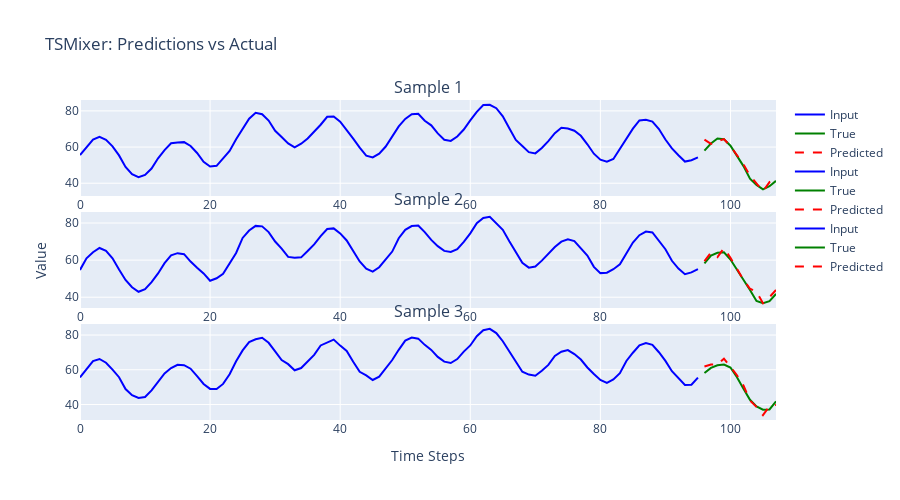

Notebook code for this chart:
### Code cell
# Visualize predictions using KMRPlotter
fig = KMRPlotter.plot_timeseries(
    X=X_test,
    y_true=y_test,
    y_pred=predictions,
    n_samples_to_plot=3,
    feature_idx=0,
    title='TSMixer: Predictions vs Actual'
)
fig.show()

### Figure 1 — Plotly figure (JSON) as saved in the notebook; plotly's stock layout.template omitted (floating-point values rounded to 4 significant figures)
{"data": [{"line": {"color": "blue", "width": 2}, "mode": "lines", "name": "Input", "type": "scatter", "x": [0, 1, 2, 3, 4, 5, 6, 7, 8, 9, 10, 11, 12, 13, 14, 15, 16, 17, 18, 19, 20, 21, 22, 23, 24, 25, 26, 27, 28, 29, 30, 31, 32, 33, 34, 35, 36, 37, 38, 39, 40, 41, 42, 43, 44, 45, 46, 47, 48, 49, 50, 51, 52, 53, 54, 55, 56, 57, 58, 59, 60, 61, 62, 63, 64, 65, 66, 67, 68, 69, 70, 71, 72, 73, 74, 75, 76, 77, 78, 79, 80, 81, 82, 83, 84, 85, 86, 87, 88, 89, 90, 91, 92, 93, 94, 95], "xaxis": "x", "y": [55.54, 59.97, 64.16, 65.61, 64.03, 60.39, 55.38, 49.0, 45.01, 43.4, 44.62, 48.11, 53.77, 58.35, 62.07, 62.53, 62.72, 60.58, 56.72, 51.84, 49.27, 49.61, 53.49, 57.88, 64.35, 70.14, 75.69, 78.94, 78.12, 74.65, 69.0, 65.58, 61.99, 59.85, 61.83, 64.72, 68.46, 72.34, 76.72, 76.87, 74.04, 69.64, 64.69, 59.67, 55.26, 54.3, 56.36, 60.29, 65.67, 71.38, 75.54, 78.12, 78.41, 74.55, 72.0, 67.56, 64.07, 63.41, 65.85, 69.69, 74.73, 79.45, 83.28, 83.36, 81.48, 76.97, 70.34, 63.97, 60.57, 57.16, 56.5, 59.47, 63.3, 67.7, 70.67, 70.24, 69.02, 66.21, 61.53, 56.33, 53.01, 51.97, 53.44, 59.12, 64.37, 70.2, 74.75, 75.06, 74.09, 69.96, 64.15, 59.25, 55.47, 51.97, 52.73, 54.27], "yaxis": "y"}, {"line": {"color": "green", "width": 2}, "mode": "lines", "name": "True", "type": "scatter", "x": [96, 97, 98, 99, 100, 101, 102, 103, 104, 105, 106, 107], "xaxis": "x", "y": [58.01, 61.95, 64.75, 64.3, 60.76, 55.28, 49.47, 42.53, 39.09, 36.62, 38.34, 41.3], "yaxis": "y"}, {"line": {"color": "red", "dash": "dash", "width": 2}, "mode": "lines", "name": "Predicted", "type": "scatter", "x": [96, 97, 98, 99, 100, 101, 102, 103, 104, 105, 106, 107], "xaxis": "x", "y": [64.14, 61.72, 63.25, 64.37, 60.51, 55.26, 50.48, 44.15, 39.82, 35.6, 40.63, 42.03], "yaxis": "y"}, {"line": {"color": "blue", "width": 2}, "mode": "lines", "name": "Input", "type": "scatter", "x": [0, 1, 2, 3, 4, 5, 6, 7, 8, 9, 10, 11, 12, 13, 14, 15, 16, 17, 18, 19, 20, 21, 22, 23, 24, 25, 26, 27, 28, 29, 30, 31, 32, 33, 34, 35, 36, 37, 38, 39, 40, 41, 42, 43, 44, 45, 46, 47, 48, 49, 50, 51, 52, 53, 54, 55, 56, 57, 58, 59, 60, 61, 62, 63, 64, 65, 66, 67, 68, 69, 70, 71, 72, 73, 74, 75, 76, 77, 78, 79, 80, 81, 82, 83, 84, 85, 86, 87, 88, 89, 90, 91, 92, 93, 94, 95], "xaxis": "x2", "y": [54.72, 60.95, 64.23, 66.55, 65.03, 60.95, 54.94, 49.32, 45.37, 42.93, 44.32, 48.17, 52.83, 58.36, 62.6, 63.76, 63.2, 59.23, 55.92, 52.84, 48.87, 50.23, 52.67, 58.2, 63.89, 71.97, 75.98, 78.46, 78.2, 75.12, 70.03, 66.2, 61.74, 61.3, 61.49, 64.89, 68.51, 72.97, 76.73, 77.1, 74.4, 70.59, 65.27, 59.25, 55.33, 53.79, 56.16, 60.35, 64.61, 71.79, 76.32, 78.35, 78.63, 75.08, 70.89, 67.53, 64.99, 64.42, 65.94, 69.88, 74.45, 79.95, 82.68, 83.35, 80.05, 76.35, 70.17, 64.15, 58.51, 55.95, 56.56, 59.72, 63.54, 67.02, 69.95, 71.28, 70.26, 66.18, 62.44, 56.37, 53.0, 53.22, 55.11, 57.78, 63.93, 69.46, 73.45, 75.36, 74.9, 70.11, 65.85, 59.64, 55.43, 52.43, 53.39, 55.15], "yaxis": "y2"}, {"line": {"color": "green", "width": 2}, "mode": "lines", "name": "True", "type": "scatter", "x": [96, 97, 98, 99, 100, 101, 102, 103, 104, 105, 106, 107], "xaxis": "x2", "y": [58.2, 62.42, 63.93, 64.18, 60.32, 55.02, 49.24, 43.89, 37.98, 36.79, 37.83, 41.81], "yaxis": "y2"}, {"line": {"color": "red", "dash": "dash", "width": 2}, "mode": "lines", "name": "Predicted", "type": "scatter", "x": [96, 97, 98, 99, 100, 101, 102, 103, 104, 105, 106, 107], "xaxis": "x2", "y": [59.48, 63.98, 61.64, 66.44, 61.27, 55.62, 49.39, 44.58, 42.86, 36.78, 40.01, 43.93], "yaxis": "y2"}, {"line": {"color": "blue", "width": 2}, "mode": "lines", "name": "Input", "type": "scatter", "x": [0, 1, 2, 3, 4, 5, 6, 7, 8, 9, 10, 11, 12, 13, 14, 15, 16, 17, 18, 19, 20, 21, 22, 23, 24, 25, 26, 27, 28, 29, 30, 31, 32, 33, 34, 35, 36, 37, 38, 39, 40, 41, 42, 43, 44, 45, 46, 47, 48, 49, 50, 51, 52, 53, 54, 55, 56, 57, 58, 59, 60, 61, 62, 63, 64, 65, 66, 67, 68, 69, 70, 71, 72, 73, 74, 75, 76, 77, 78, 79, 80, 81, 82, 83, 84, 85, 86, 87, 88, 89, 90, 91, 92, 93, 94, 95], "xaxis": "x3", "y": [55.58, 60.44, 64.96, 66.23, 64.07, 60.06, 55.72, 48.88, 45.38, 43.74, 44.32, 48.1, 53.08, 57.93, 60.97, 62.89, 62.64, 60.63, 56.29, 51.85, 48.98, 48.86, 51.84, 57.4, 64.88, 71.15, 75.98, 77.55, 78.41, 75.53, 70.61, 65.58, 63.24, 59.73, 60.98, 64.84, 68.61, 74.02, 75.55, 77.4, 73.93, 70.82, 64.59, 58.81, 56.8, 54.11, 56.05, 60.75, 65.62, 71.49, 76.82, 78.56, 77.93, 74.36, 71.47, 67.43, 64.69, 63.88, 66.16, 70.49, 74.01, 79.31, 82.8, 83.61, 81.14, 76.46, 70.64, 64.07, 58.9, 57.22, 56.54, 59.49, 62.82, 67.93, 70.37, 71.38, 69.04, 65.89, 61.32, 57.56, 54.11, 52.49, 54.42, 58.07, 65.09, 69.81, 74.03, 75.34, 74.39, 70.12, 65.1, 59.16, 55.03, 51.24, 51.35, 55.48], "yaxis": "y3"}, {"line": {"color": "green", "width": 2}, "mode": "lines", "name": "True", "type": "scatter", "x": [96, 97, 98, 99, 100, 101, 102, 103, 104, 105, 106, 107], "xaxis": "x3", "y": [58.09, 61.1, 62.58, 63.03, 61.27, 55.65, 49.13, 42.71, 38.89, 36.98, 37.14, 41.8], "yaxis": "y3"}, {"line": {"color": "red", "dash": "dash", "width": 2}, "mode": "lines", "name": "Predicted", "type": "scatter", "x": [96, 97, 98, 99, 100, 101, 102, 103, 104, 105, 106, 107], "xaxis": "x3", "y": [61.85, 63.0, 63.11, 66.39, 61.6, 56.86, 50.93, 42.27, 38.64, 33.83, 39.06, 39.74], "yaxis": "y3"}], "layout": {"annotations": [{"font": {"size": 16}, "showarrow": false, "text": "Sample 1", "x": 0.5, "xanchor": "center", "xref": "paper", "y": 1, "yanchor": "bottom", "yref": "paper"}, {"font": {"size": 16}, "showarrow": false, "text": "Sample 2", "x": 0.5, "xanchor": "center", "xref": "paper", "y": 0.65, "yanchor": "bottom", "yref": "paper"}, {"font": {"size": 16}, "showarrow": false, "text": "Sample 3", "x": 0.5, "xanchor": "center", "xref": "paper", "y": 0.3, "yanchor": "bottom", "yref": "paper"}], "height": 500, "showlegend": true, "title": {"text": "TSMixer: Predictions vs Actual"}, "xaxis": {"anchor": "y", "domain": [0, 1]}, "xaxis2": {"anchor": "y2", "domain": [0, 1]}, "xaxis3": {"anchor": "y3", "domain": [0, 1], "title": {"text": "Time Steps"}}, "yaxis": {"anchor": "x", "domain": [0.7, 1]}, "yaxis2": {"anchor": "x2", "domain": [0.35, 0.65], "title": {"text": "Value"}}, "yaxis3": {"anchor": "x3", "domain": [0, 0.3]}}}
